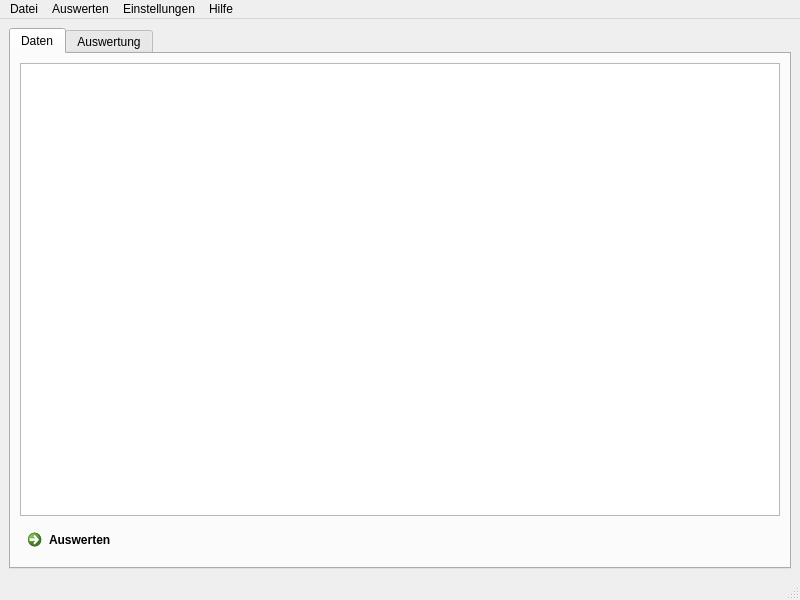
<?xml version="1.0" encoding="UTF-8"?>
<ui version="4.0">
 <class>ParticleEvaluationToolClass</class>
 <widget class="QMainWindow" name="ParticleEvaluationToolClass">
  <property name="geometry">
   <rect>
    <x>0</x>
    <y>0</y>
    <width>800</width>
    <height>600</height>
   </rect>
  </property>
  <property name="windowTitle">
   <string>MainWindow</string>
  </property>
  <widget class="QWidget" name="centralwidget">
   <layout class="QHBoxLayout" name="horizontalLayout">
    <item>
     <widget class="QTabWidget" name="tabWidget">
      <property name="enabled">
       <bool>true</bool>
      </property>
      <property name="currentIndex">
       <number>0</number>
      </property>
      <widget class="QWidget" name="tab">
       <property name="enabled">
        <bool>true</bool>
       </property>
       <attribute name="title">
        <string>Daten</string>
       </attribute>
       <layout class="QVBoxLayout" name="verticalLayout">
        <item>
         <widget class="QTableView" name="DataTableView"/>
        </item>
        <item>
         <widget class="QCommandLinkButton" name="CalcualteResultsButton">
          <property name="text">
           <string>Auswerten</string>
          </property>
         </widget>
        </item>
       </layout>
      </widget>
      <widget class="QWidget" name="ResultTab">
       <property name="enabled">
        <bool>true</bool>
       </property>
       <attribute name="title">
        <string>Auswertung</string>
       </attribute>
       <layout class="QHBoxLayout" name="horizontalLayout_2">
        <item>
         <widget class="QTableView" name="ResultsTable">
          <property name="enabled">
           <bool>true</bool>
          </property>
         </widget>
        </item>
       </layout>
      </widget>
     </widget>
    </item>
   </layout>
  </widget>
  <widget class="QMenuBar" name="menubar">
   <property name="geometry">
    <rect>
     <x>0</x>
     <y>0</y>
     <width>800</width>
     <height>32</height>
    </rect>
   </property>
   <widget class="QMenu" name="FileMenu">
    <property name="title">
     <string>Datei</string>
    </property>
    <addaction name="ActionImportData"/>
    <addaction name="ActionExportData"/>
    <addaction name="separator"/>
    <addaction name="ActionSaveResults"/>
    <addaction name="separator"/>
    <addaction name="ActionSaveProject"/>
    <addaction name="ActionOpenProject"/>
    <addaction name="separator"/>
    <addaction name="ActioClose"/>
   </widget>
   <widget class="QMenu" name="ResultsMenu">
    <property name="title">
     <string>Auswerten</string>
    </property>
    <addaction name="ActionRestartCalculation"/>
    <addaction name="ActionContiniuslyCalculation"/>
    <addaction name="separator"/>
    <addaction name="actionCSV_Export"/>
   </widget>
   <widget class="QMenu" name="SettingsMenu">
    <property name="title">
     <string>Einstellungen</string>
    </property>
    <addaction name="ActionResultSettings"/>
    <addaction name="ActionProgrammSettings"/>
   </widget>
   <widget class="QMenu" name="HelpMenu">
    <property name="title">
     <string>Hilfe</string>
    </property>
    <addaction name="LicenseAction"/>
   </widget>
   <addaction name="FileMenu"/>
   <addaction name="ResultsMenu"/>
   <addaction name="SettingsMenu"/>
   <addaction name="HelpMenu"/>
  </widget>
  <widget class="QStatusBar" name="statusbar"/>
  <action name="ActionImportData">
   <property name="text">
    <string>Daten Importieren</string>
   </property>
  </action>
  <action name="ActionExportData">
   <property name="enabled">
    <bool>false</bool>
   </property>
   <property name="text">
    <string>Daten Exportieren</string>
   </property>
  </action>
  <action name="ActionSaveResults">
   <property name="text">
    <string>Auswertung Speichern</string>
   </property>
  </action>
  <action name="ActionSaveProject">
   <property name="text">
    <string>Projekt Speichern</string>
   </property>
  </action>
  <action name="ActionOpenProject">
   <property name="text">
    <string>Projekt Öffnen</string>
   </property>
  </action>
  <action name="ActioClose">
   <property name="text">
    <string>Schließen</string>
   </property>
  </action>
  <action name="LicenseAction">
   <property name="text">
    <string>Lizens</string>
   </property>
  </action>
  <action name="ActionResultSettings">
   <property name="text">
    <string>Auswertungseinstellungen</string>
   </property>
  </action>
  <action name="ActionProgrammSettings">
   <property name="text">
    <string>Programmeinstellungen</string>
   </property>
  </action>
  <action name="ActionRestartCalculation">
   <property name="text">
    <string>Auswertung Starten</string>
   </property>
  </action>
  <action name="ActionContiniuslyCalculation">
   <property name="checkable">
    <bool>true</bool>
   </property>
   <property name="text">
    <string>Dauerhaft Auswerten</string>
   </property>
  </action>
  <action name="actionCSV_Export">
   <property name="text">
    <string>CSV Export</string>
   </property>
  </action>
 </widget>
 <resources/>
 <connections/>
</ui>
